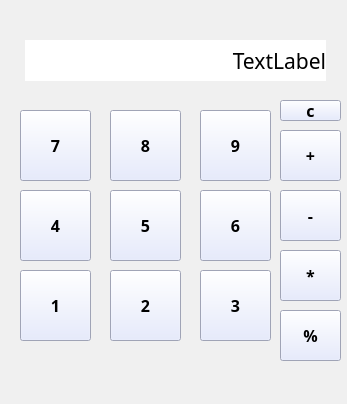
<?xml version="1.0" encoding="UTF-8"?>
<ui version="4.0">
 <class>MainWindow</class>
 <widget class="QMainWindow" name="MainWindow">
  <property name="geometry">
   <rect>
    <x>0</x>
    <y>0</y>
    <width>347</width>
    <height>404</height>
   </rect>
  </property>
  <property name="windowTitle">
   <string>MainWindow</string>
  </property>
  <property name="autoFillBackground">
   <bool>false</bool>
  </property>
  <property name="styleSheet">
   <string notr="true">background-color : rgb(240, 240, 240)</string>
  </property>
  <widget class="QWidget" name="centralwidget">
   <widget class="QLabel" name="txt_label">
    <property name="geometry">
     <rect>
      <x>25</x>
      <y>40</y>
      <width>301</width>
      <height>41</height>
     </rect>
    </property>
    <property name="font">
     <font>
      <family>Bahnschrift Light SemiCondensed</family>
      <pointsize>16</pointsize>
     </font>
    </property>
    <property name="styleSheet">
     <string notr="true">background-color : rgb(255, 255, 255)</string>
    </property>
    <property name="text">
     <string>TextLabel</string>
    </property>
    <property name="alignment">
     <set>Qt::AlignRight|Qt::AlignTrailing|Qt::AlignVCenter</set>
    </property>
   </widget>
   <widget class="QPushButton" name="num7_button">
    <property name="geometry">
     <rect>
      <x>20</x>
      <y>110</y>
      <width>71</width>
      <height>71</height>
     </rect>
    </property>
    <property name="font">
     <font>
      <family>Cascadia Mono SemiBold</family>
      <pointsize>12</pointsize>
      <weight>75</weight>
      <bold>true</bold>
     </font>
    </property>
    <property name="styleSheet">
     <string notr="true">background-color : rgb(224, 230, 255)</string>
    </property>
    <property name="text">
     <string>7</string>
    </property>
   </widget>
   <widget class="QPushButton" name="num8_button">
    <property name="geometry">
     <rect>
      <x>110</x>
      <y>110</y>
      <width>71</width>
      <height>71</height>
     </rect>
    </property>
    <property name="font">
     <font>
      <family>Cascadia Mono SemiBold</family>
      <pointsize>12</pointsize>
      <weight>75</weight>
      <bold>true</bold>
     </font>
    </property>
    <property name="styleSheet">
     <string notr="true">background-color : rgb(224, 230, 255)</string>
    </property>
    <property name="text">
     <string>8</string>
    </property>
   </widget>
   <widget class="QPushButton" name="num9_button">
    <property name="geometry">
     <rect>
      <x>200</x>
      <y>110</y>
      <width>71</width>
      <height>71</height>
     </rect>
    </property>
    <property name="font">
     <font>
      <family>Cascadia Mono SemiBold</family>
      <pointsize>12</pointsize>
      <weight>75</weight>
      <bold>true</bold>
     </font>
    </property>
    <property name="styleSheet">
     <string notr="true">background-color : rgb(224, 230, 255)</string>
    </property>
    <property name="text">
     <string>9</string>
    </property>
   </widget>
   <widget class="QPushButton" name="num4_button">
    <property name="geometry">
     <rect>
      <x>20</x>
      <y>190</y>
      <width>71</width>
      <height>71</height>
     </rect>
    </property>
    <property name="font">
     <font>
      <family>Cascadia Mono SemiBold</family>
      <pointsize>12</pointsize>
      <weight>75</weight>
      <bold>true</bold>
     </font>
    </property>
    <property name="styleSheet">
     <string notr="true">background-color : rgb(224, 230, 255)</string>
    </property>
    <property name="text">
     <string>4</string>
    </property>
   </widget>
   <widget class="QPushButton" name="num5_button">
    <property name="geometry">
     <rect>
      <x>110</x>
      <y>190</y>
      <width>71</width>
      <height>71</height>
     </rect>
    </property>
    <property name="font">
     <font>
      <family>Cascadia Mono SemiBold</family>
      <pointsize>12</pointsize>
      <weight>75</weight>
      <bold>true</bold>
     </font>
    </property>
    <property name="styleSheet">
     <string notr="true">background-color : rgb(224, 230, 255)</string>
    </property>
    <property name="text">
     <string>5</string>
    </property>
   </widget>
   <widget class="QPushButton" name="num6_button">
    <property name="geometry">
     <rect>
      <x>200</x>
      <y>190</y>
      <width>71</width>
      <height>71</height>
     </rect>
    </property>
    <property name="font">
     <font>
      <family>Cascadia Mono SemiBold</family>
      <pointsize>12</pointsize>
      <weight>75</weight>
      <bold>true</bold>
     </font>
    </property>
    <property name="styleSheet">
     <string notr="true">background-color : rgb(224, 230, 255)</string>
    </property>
    <property name="text">
     <string>6</string>
    </property>
   </widget>
   <widget class="QPushButton" name="num3_button">
    <property name="geometry">
     <rect>
      <x>200</x>
      <y>270</y>
      <width>71</width>
      <height>71</height>
     </rect>
    </property>
    <property name="font">
     <font>
      <family>Cascadia Mono SemiBold</family>
      <pointsize>12</pointsize>
      <weight>75</weight>
      <bold>true</bold>
     </font>
    </property>
    <property name="styleSheet">
     <string notr="true">background-color : rgb(224, 230, 255)</string>
    </property>
    <property name="text">
     <string>3</string>
    </property>
   </widget>
   <widget class="QPushButton" name="num1_button">
    <property name="geometry">
     <rect>
      <x>20</x>
      <y>270</y>
      <width>71</width>
      <height>71</height>
     </rect>
    </property>
    <property name="font">
     <font>
      <family>Cascadia Mono SemiBold</family>
      <pointsize>12</pointsize>
      <weight>75</weight>
      <bold>true</bold>
     </font>
    </property>
    <property name="styleSheet">
     <string notr="true">background-color : rgb(224, 230, 255)</string>
    </property>
    <property name="text">
     <string>1</string>
    </property>
   </widget>
   <widget class="QPushButton" name="num2_button">
    <property name="geometry">
     <rect>
      <x>110</x>
      <y>270</y>
      <width>71</width>
      <height>71</height>
     </rect>
    </property>
    <property name="font">
     <font>
      <family>Cascadia Mono SemiBold</family>
      <pointsize>12</pointsize>
      <weight>75</weight>
      <bold>true</bold>
     </font>
    </property>
    <property name="styleSheet">
     <string notr="true">background-color : rgb(224, 230, 255)</string>
    </property>
    <property name="text">
     <string>2</string>
    </property>
   </widget>
   <widget class="QPushButton" name="add_button">
    <property name="geometry">
     <rect>
      <x>280</x>
      <y>130</y>
      <width>61</width>
      <height>51</height>
     </rect>
    </property>
    <property name="font">
     <font>
      <family>Cascadia Mono SemiBold</family>
      <pointsize>12</pointsize>
      <weight>75</weight>
      <bold>true</bold>
     </font>
    </property>
    <property name="styleSheet">
     <string notr="true">background-color : rgb(224, 230, 255)</string>
    </property>
    <property name="text">
     <string>+</string>
    </property>
   </widget>
   <widget class="QPushButton" name="sub_button">
    <property name="geometry">
     <rect>
      <x>280</x>
      <y>190</y>
      <width>61</width>
      <height>51</height>
     </rect>
    </property>
    <property name="font">
     <font>
      <family>Cascadia Mono SemiBold</family>
      <pointsize>12</pointsize>
      <weight>75</weight>
      <bold>true</bold>
     </font>
    </property>
    <property name="styleSheet">
     <string notr="true">background-color : rgb(224, 230, 255)</string>
    </property>
    <property name="text">
     <string>-</string>
    </property>
   </widget>
   <widget class="QPushButton" name="mul_button">
    <property name="geometry">
     <rect>
      <x>280</x>
      <y>250</y>
      <width>61</width>
      <height>51</height>
     </rect>
    </property>
    <property name="font">
     <font>
      <family>Cascadia Mono SemiBold</family>
      <pointsize>12</pointsize>
      <weight>75</weight>
      <bold>true</bold>
     </font>
    </property>
    <property name="styleSheet">
     <string notr="true">background-color : rgb(224, 230, 255)</string>
    </property>
    <property name="text">
     <string>*</string>
    </property>
   </widget>
   <widget class="QPushButton" name="pushButton_13">
    <property name="geometry">
     <rect>
      <x>280</x>
      <y>310</y>
      <width>61</width>
      <height>51</height>
     </rect>
    </property>
    <property name="font">
     <font>
      <family>Cascadia Mono SemiBold</family>
      <pointsize>12</pointsize>
      <weight>75</weight>
      <bold>true</bold>
     </font>
    </property>
    <property name="styleSheet">
     <string notr="true">background-color : rgb(224, 230, 255)</string>
    </property>
    <property name="text">
     <string>%</string>
    </property>
   </widget>
   <widget class="QPushButton" name="clear_button">
    <property name="geometry">
     <rect>
      <x>280</x>
      <y>100</y>
      <width>61</width>
      <height>21</height>
     </rect>
    </property>
    <property name="font">
     <font>
      <family>Cascadia Mono SemiBold</family>
      <pointsize>12</pointsize>
      <weight>75</weight>
      <bold>true</bold>
     </font>
    </property>
    <property name="styleSheet">
     <string notr="true">background-color : rgb(224, 230, 255)</string>
    </property>
    <property name="text">
     <string>c</string>
    </property>
   </widget>
  </widget>
  <widget class="QMenuBar" name="menubar">
   <property name="geometry">
    <rect>
     <x>0</x>
     <y>0</y>
     <width>347</width>
     <height>21</height>
    </rect>
   </property>
  </widget>
  <widget class="QStatusBar" name="statusbar"/>
 </widget>
 <resources/>
 <connections/>
</ui>
